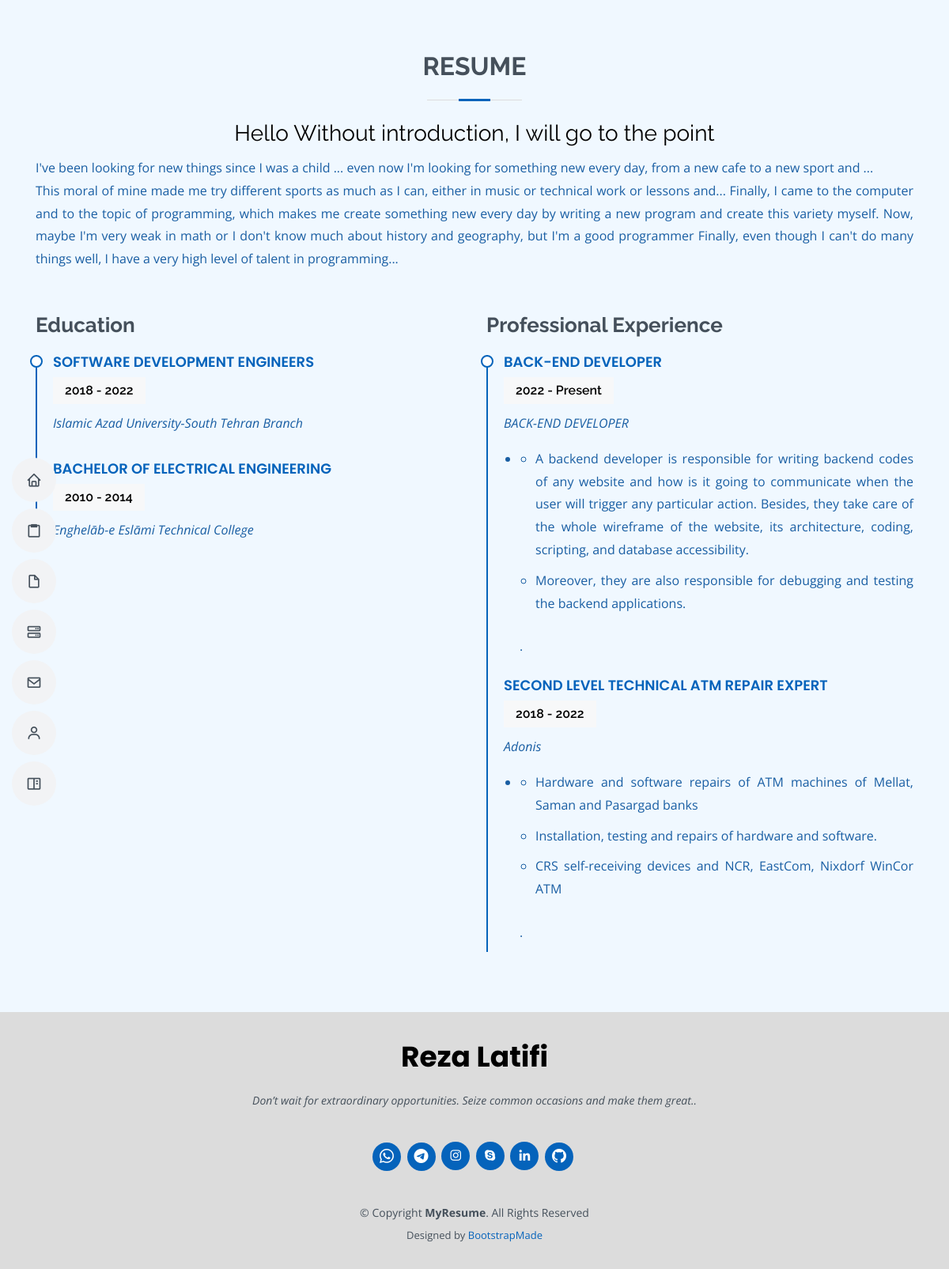
/resume, run on the app's committed database.
### website/models.py (models this page shows, shortened)
class MainModel(models.Model):
    create_date = models.DateTimeField(auto_now_add=True, blank=True, null=True, verbose_name=_("create date"))
    modify_date = models.DateTimeField(auto_now=True, blank=True, null=True, verbose_name=_("modify date"))
    is_active = models.BooleanField(default=True, verbose_name=_("is active"))
    class Meta:
        abstract = True

class Information(MainModel):
    author = models.ForeignKey(User,on_delete=models.SET_NULL,null=True)
    image = models.ImageField(upload_to=UploadToPathAndRename("website"),default='website/defualt.jpg')
    job = models.CharField(max_length=100)
    title = models.CharField(max_length=100)
    address = models.CharField(max_length=100)
    city = models.CharField(max_length=30)
    phone = models.CharField(max_length=15)
    email = models.EmailField()
    git = models.CharField(max_length=100)
    whatsapp = models.CharField(max_length=100)
    telegram = models.CharField(max_length=100)
    instagram = models.CharField(max_length=100)
    linkedin = models.CharField(max_length=100,null=True)
    website = models.CharField(max_length=100)
    birthday = models.DateField()
    degree = models.CharField(max_length=50)
    freelance = models.CharField(max_length=50)
    about_me= models.TextField()
    about_my_resume= models.TextField(null=True)
    my_works = models.CharField(max_length=255,null=True)

class Education(MainModel):
    author = models.ForeignKey(User,on_delete=models.SET_NULL,null=True)
    title = models.CharField(max_length=100)
    education = models.CharField(max_length=100)
    year = models.CharField(max_length=100)
    status = models.BooleanField(default=False)

class ProfessionalExperience(MainModel):
    author = models.ForeignKey(User,on_delete=models.SET_NULL,null=True)
    title = models.CharField(max_length=100)
    education = models.CharField(max_length=100)
    year = models.CharField(max_length=100)
    message = models.TextField()
    status = models.BooleanField(default=False)

### website/views.py (the view)
# urls.py: path('resume',resume_view, name ='resume'),
def resume_view(request):
    profess = ProfessionalExperience.objects.filter(status=1)
    educate = Education.objects.filter(status=1)
    context = {'profess':profess,'educate':educate}
    return render(request ,'website/Resume.html',context)

### context_processors/context_processors.py (called while the page is built)
def MYInformation(request):
    myinformations = Information.objects.all().first()
    year,month,day = get_data(myinformations.birthday.day,myinformations.birthday.month,myinformations.birthday.year)
    return {'myinformations':myinformations,"year":year} #"month":month,"day":day

### website/Calculation_age.py (called while the page is built)
def calculate_age(birth_date, current_date):
    years = current_date.year - birth_date.year
    months = current_date.month - birth_date.month
    days = current_date.day - birth_date.day
    if days < 0:
        months -= 1
        days += get_days_in_month(birth_date.month, birth_date.year)
    if months < 0:
        years -= 1
        months += 12
    return years, months, days

def get_days_in_month(month, year):
    if month == 2:  # February
        if year % 4 == 0 and (year % 100 != 0 or year % 400 == 0):
            return 29  # Leap year
        else:
            return 28
    elif month in [4, 6, 9, 11]:  # April, June, September, November
        return 30
    else:
        return 31

def get_data(birth_day,birth_month,birth_year):
    current_date = date.today()
    birth_date = date(birth_year, birth_month, birth_day)
    if birth_date <= current_date:
        age_years, age_months, age_days = calculate_age(birth_date, current_date)
        return age_years,age_months,age_days
    else:
        return None

### templates/website/Resume.html (shortened to what this page needs)
{% extends 'base.html'%}
{% load static %}
{% block content%}
    <section id="resume" class="resume">
        <div class="container" data-aos="fade-up">
          <div class="section-title">
            <h2>Resume</h2>
            <h3>Hello Without introduction, I will go to the point </h3>
          <p>
            {{ myinformations.about_my_resume|safe}}
          </p>
          </div>
          <div class="row">
            <div class="col-lg-6">
              <h3 class="resume-title">Education</h3>
              {% for edu in educate %}
              <div class="resume-item">
                <h4>{{edu.title}}</h4>
                <h5>{{edu.year}}</h5>
                <p><em>{{edu.education}}</em></p>
              </div>
              {% endfor %}
            </div>
            <div class="col-lg-6">
              <h3 class="resume-title">Professional Experience</h3>
              <div class="resume-item">
                {% for pro in profess %}
                <h4>{{pro.title}}</h4>
                <h5>{{pro.year}} </h5>
                <p><em>{{pro.education}}</em></p>
                <ul>
                  <li>{{pro.message|safe}}.</li>
                </ul>
                 {% endfor %}
              </div>
            </div>
          </div>
        </div>
      </section>
      {% endblock %}

### static/website/css/style.css (style rules this page uses)
body { font-family: "Open Sans", sans-serif; color: #195ea3; }
h1, h2, h3, h4, h5, h6 { font-family: "Raleway", sans-serif; }
section { padding: 60px 0; overflow: hidden; }
.section-title { text-align: center; padding-bottom: 30px; }
.section-title h2 { font-size: 32px; font-weight: bold; text-transform: uppercase; margin-bottom: 20px; padding-bottom: 20px; position: relative; color: #45505b; }
.section-title h2::before { content: ""; position: absolute; display: block; width: 120px; height: 1px; background: #ddd; bottom: 1px; left: calc(50% - 60px); }
.section-title h2::after { content: ""; position: absolute; display: block; width: 40px; height: 3px; background: #0563bb; bottom: 0; left: calc(50% - 20px); }
.section-title p { margin-bottom: 0; }
.resume .resume-title { font-size: 26px; font-weight: 700; margin-top: 20px; margin-bottom: 20px; color: #45505b; }
.resume .resume-item { padding: 0 0 20px 20px; margin-top: -2px; border-left: 2px solid #0563bb; position: relative; }
.resume .resume-item h4 { line-height: 18px; font-size: 18px; font-weight: 600; text-transform: uppercase; font-family: "Poppins", sans-serif; color: #0563bb; margin-bottom: 10px; }
.resume .resume-item h5 { font-size: 16px; background: #f7f8f9; padding: 5px 15px; display: inline-block; font-weight: 600; margin-bottom: 10px; }
.resume .resume-item ul { padding-left: 20px; }
.resume .resume-item ul li { padding-bottom: 10px; }
.resume .resume-item:last-child { padding-bottom: 0; }
.resume .resume-item::before { content: ""; position: absolute; width: 16px; height: 16px; border-radius: 50px; left: -9px; top: 0; background: #fff; border: 2px solid #0563bb; }

### data on the page
Information: about_my_resume "I've been looking for new things since I was a child ... even now I'm looking for something new every day, from a new cafe to a new sport and ... This moral of mine made me try different sports as much as I can, either in music or technical work or lessons and... Finally, I came to the computer and to the topic of programming, which makes me create something new every day by writing a new program and create this variety myself. Now, maybe I'm very weak in math or I don't know much about history and geography, but I'm a good programmer Finally, even though I can't do many things well, I have a very high level of talent in programming..."
Education: title "SOFTWARE DEVELOPMENT ENGINEERS", year "2018 - 2022", education "Islamic Azad University-South Tehran Branch"
Education: title "BACHELOR OF ELECTRICAL ENGINEERING", year "2010 - 2014", education "Enghelāb-e Eslāmi Technical College"
ProfessionalExperience: title "BACK-END DEVELOPER", year "2022 - Present", education "BACK-END DEVELOPER", message "A backend developer is responsible for writing backend codes of any website and how is it going to communicate when the user will trigger any particular action. Besides, they take care of the whole wireframe of the website, its architecture, coding, scripting, and database accessibility. Moreover, they are also responsible for debugging and testing the backend applications."
ProfessionalExperience: title "SECOND LEVEL TECHNICAL ATM REPAIR EXPERT", year "2018 - 2022", education "Adonis", message "Hardware and software repairs of ATM machines of Mellat, Saman and Pasargad banks Installation, testing and repairs of hardware and software. CRS self-receiving devices and NCR, EastCom, Nixdorf WinCor ATM"
